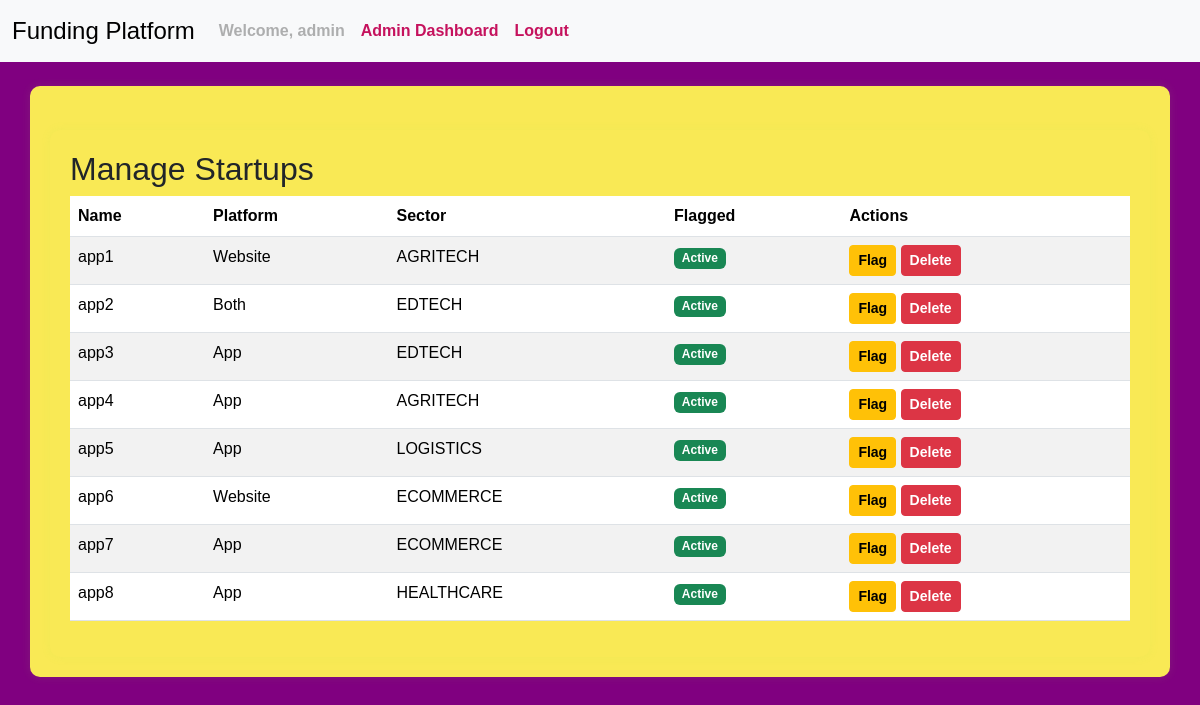
Screenshot of /admin/manage_startups (signed in) with the database file from the repository.
### models.py (models this page shows, shortened)
class User(db.Model, UserMixin):
    __tablename__ = 'user'
    id = Column(Integer, primary_key=True)
    username = Column(String(32), unique=True)
    passhash = Column(String(256), nullable=False)
    name = Column(String(64), nullable=True)
    flagged = Column(Boolean, default=False)
    user_type = Column(String(50), nullable=False, default='user')
    __mapper_args__ = {
        'polymorphic_identity': 'user',
        'polymorphic_on': user_type
    }

class Startup(User):
    __tablename__ = 'startup'
    id = Column(Integer, ForeignKey('user.id'), primary_key=True)
    startup_type = Column(Enum('startup', name='startup_type_enum'), nullable=False)
    platform = Column(Enum('Website', 'App', 'Both', name='startup_platform_enum'), nullable=False)
    sector = Column(Enum(SectorEnum), nullable=False)
    traction = Column(Integer, nullable=True)
    revenue = Column(Float, nullable=True)
    email = Column(String(120), unique=True, nullable=True)
    phone = Column(String(20), unique=True, nullable=True)
    flagged = db.Column(db.Boolean, default=False)
    __mapper_args__ = {
        'polymorphic_identity': 'startup',
        'polymorphic_on': startup_type
    }
    startup_pitch_requests = relationship('PitchRequest', backref='startup_relation', overlaps="startup_pitch_requests,startup_relation")

### routes.py (the view)
@app.route('/admin/manage_startups')
@login_required
def manage_startups():
    if not current_user.is_administrator():
        flash('Unauthorized access.', 'danger')
        return redirect(url_for('index'))
    startups = Startup.query.all()
    return render_template('manage_startups.html', startups=startups)

### app.py (called while the page is built)
@login_manager.user_loader
def load_user(user_id):
    return User.query.get(int(user_id))

### models.py (called while the page is built)
    def is_administrator(self):
        return True

### templates/manage_startups.html
{% extends "layout.html" %}
{% block content %}
<div class="container mt-4">
<h2>Manage Startups</h2>
<table class="table table-striped">
  <thead>
    <tr>
      <th>Name</th>
      <th>Platform</th>
      <th>Sector</th>
      <th>Flagged</th>
      <th>Actions</th>
    </tr>
  </thead>
  <tbody>
    {% for startup in startups %}
    <tr>
      <td>{{ startup.name }}</td>
      <td>{{ startup.platform }}</td>
      <td>{{ startup.sector.value }}</td>
      <td>
        {% if startup.flagged %}
          <span class="badge bg-danger">Flagged</span>
        {% else %}
          <span class="badge bg-success">Active</span>
        {% endif %}
      </td>
      <td>
        <form action="{{ url_for('flag_startup', startup_id=startup.id) }}" method="post" style="display:inline;">
          <button type="submit" class="btn btn-sm btn-warning">
            {% if startup.flagged %}Unflag{% else %}Flag{% endif %}
          </button>
        </form>
        <form action="{{ url_for('delete_startup', startup_id=startup.id) }}" method="post" style="display:inline;" onsubmit="return confirm('Are you sure you want to delete this startup?');">
          <button type="submit" class="btn btn-sm btn-danger">Delete</button>
        </form>
      </td>
    </tr>
    {% else %}
      <tr>
        <td colspan="5" class="text-center">No startups found.</td>
      </tr>
    {% endfor %}
  </tbody>
</table>
</div>
{% endblock %}

### templates/layout.html (shortened to what this page needs)
<!DOCTYPE html>
<html lang="en">
<head>
  <link href="https://cdn.jsdelivr.net/npm/bootstrap@5.3.3/dist/css/bootstrap.min.css" rel="stylesheet"
 />
  {% block style %}
  <link href="{{ url_for('static', filename='profile_pictures/style.css') }}" rel="stylesheet" />
  {% endblock %}
</head>
<body>
  <nav class="navbar navbar-expand-lg navbar-light bg-light">
    <div class="container-fluid">
      <a class="navbar-brand" href="{{ url_for('index') }}">Funding Platform</a>
      <div class="collapse navbar-collapse" id="navbarSupportedContent">
        <ul class="navbar-nav me-auto mb-2 mb-lg-0">
          {% if current_user.is_authenticated %}
            <li class="nav-item">
              <span class="nav-link disabled">Welcome, {{ current_user.username }}</span>
            </li>
            {% if current_user.user_type == 'admin' %}
            <li class="nav-item">
              <a class="nav-link" href="{{ url_for('admin_dashboard') }}">Admin Dashboard</a>
            </li>
            {% endif %}
            <li class="nav-item">
              <a class="nav-link" href="{{ url_for('logout') }}">Logout</a>
            </li>
          {% endif %}
        </ul>
      </div>
    </div>
  </nav>
  <div class="container mt-4">
    {% block content %}
    {% endblock %}
  </div>
</body>
</html>

### static/profile_pictures/style.css (style rules this page uses)
body { font-family: 'Arial', sans-serif; background-color:#800080; }
.navbar { margin-bottom: 20px; }
.navbar-brand { font-size: 1.5rem; }
.nav-link { color: #c5125d; font-weight: bold; }
.container { margin-top: 20px; background-color: #f9e955; padding: 20px; border-radius: 10px; box-shadow: 0px 0px 10px rgba(154, 241, 83, 0.1); }
.btn { font-weight: bold; }

### rows the page displays
User: username "admin"
Startup: name "app1", platform "Website", sector.value "AGRITECH", shows "Active", shows "Flag"
Startup: name "app2", platform "Both", sector.value "EDTECH", shows "Active", shows "Flag"
Startup: name "app3", platform "App", sector.value "EDTECH", shows "Active", shows "Flag"
Startup: name "app4", platform "App", sector.value "AGRITECH", shows "Active", shows "Flag"
Startup: name "app5", platform "App", sector.value "LOGISTICS", shows "Active", shows "Flag"
Startup: name "app6", platform "Website", sector.value "ECOMMERCE", shows "Active", shows "Flag"
Startup: name "app7", platform "App", sector.value "ECOMMERCE", shows "Active", shows "Flag"
Startup: name "app8", platform "App", sector.value "HEALTHCARE", flagged "Active"
